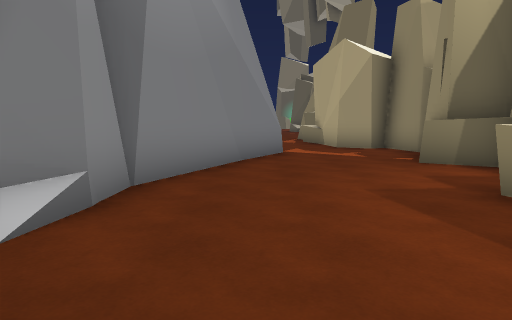
View 1 (above)

22 first-person views from a walk through a 3-D level made in the Unity game engine. The camera is 1.5 m above the floor, tilts 6° down and sees 70° across. The floor is counted in squares, 2 m on a side. Each view is taken from the middle of a square. On the plan, view 1 faces up. The plan holds only what a view shows up to about 11 squares ahead; the rest is blank. The place goes on beyond the plan.

View 2
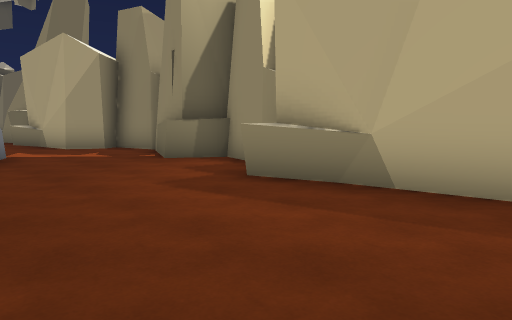

View 3
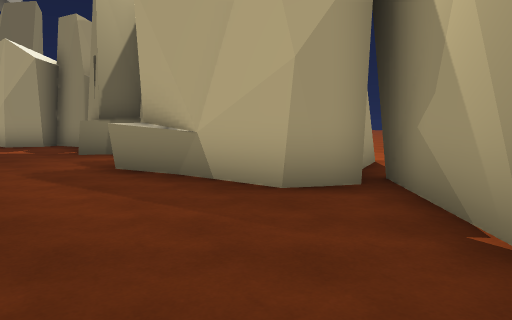

View 4
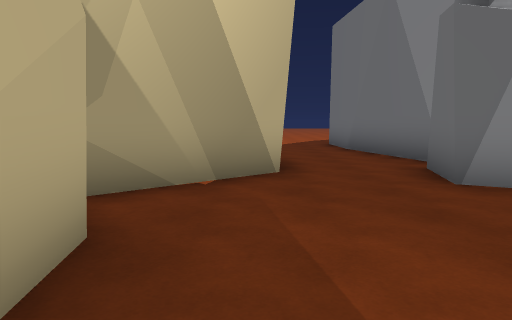

View 5
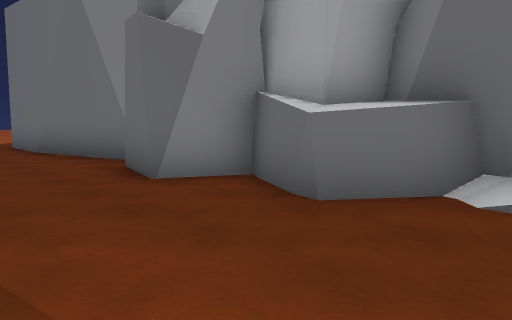

View 6
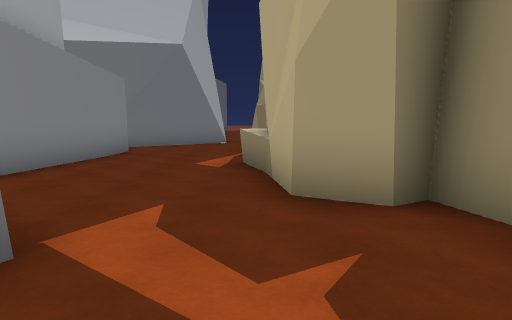

View 7
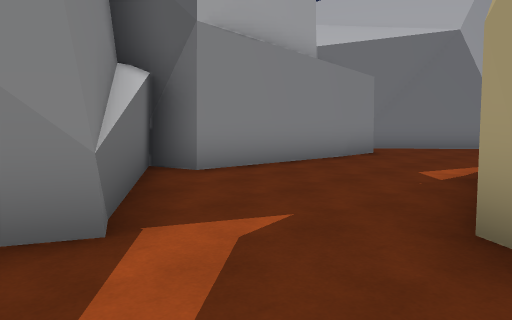

View 8
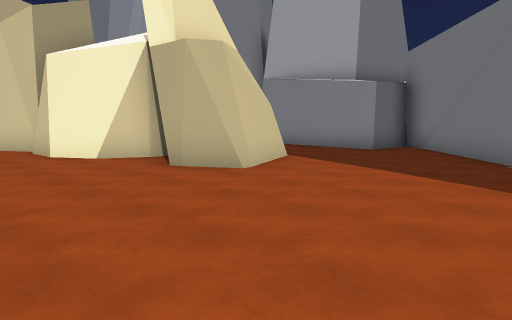

View 9
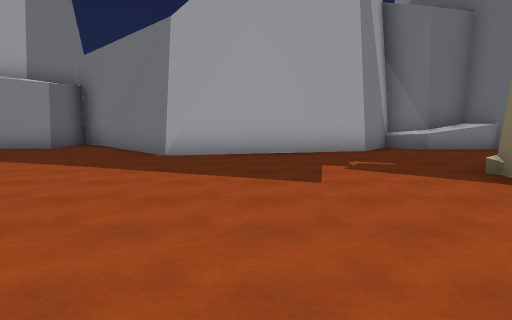

View 10
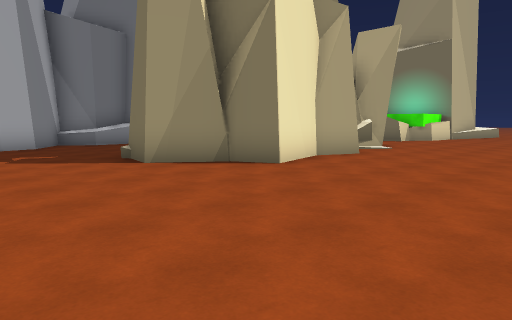

View 11
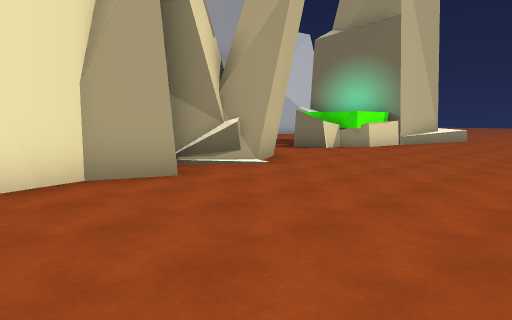

View 12
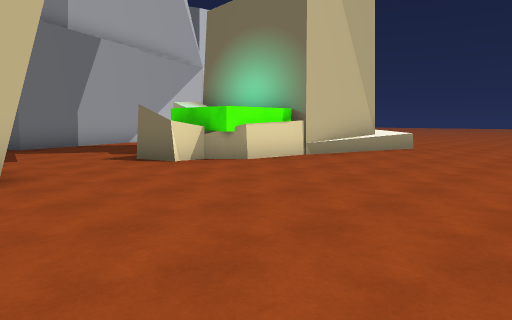

View 13
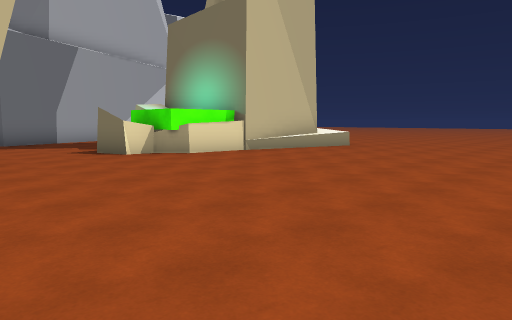

View 14
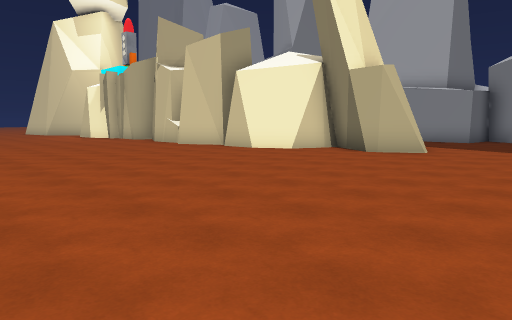

View 15
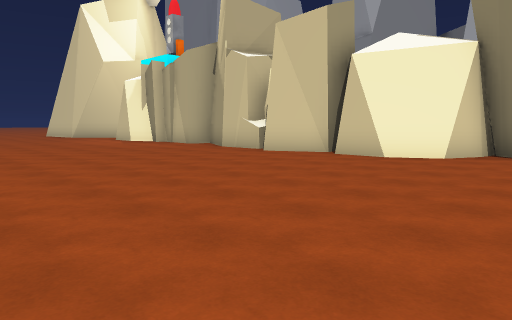

View 16
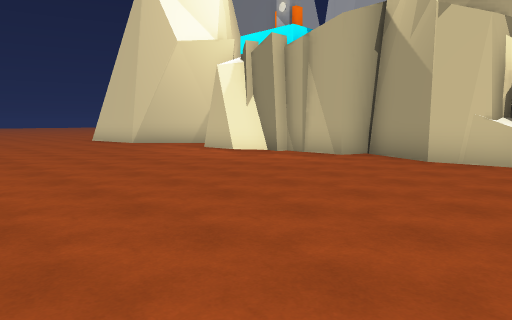

View 17
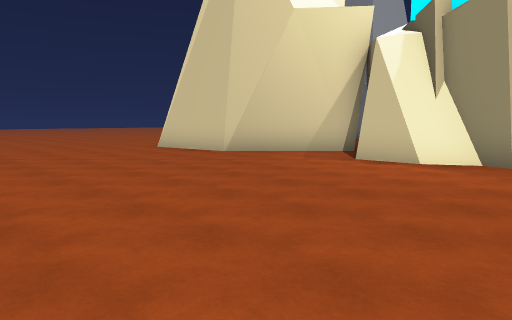

View 18
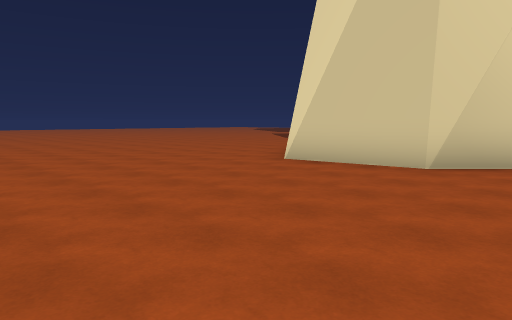

View 19
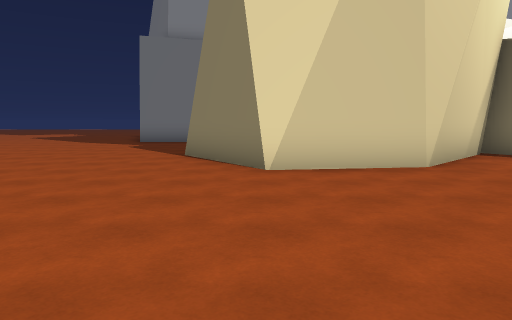

View 20
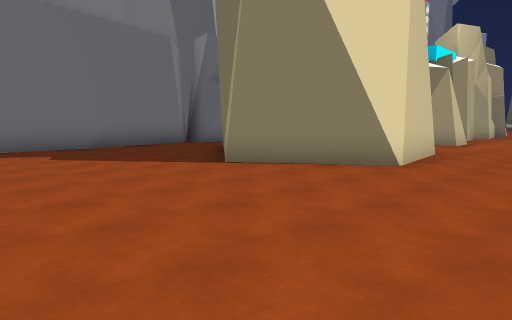

View 21
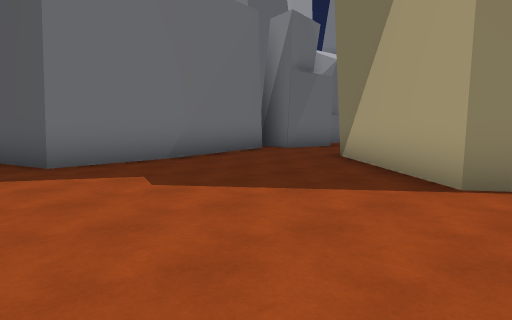

View 22
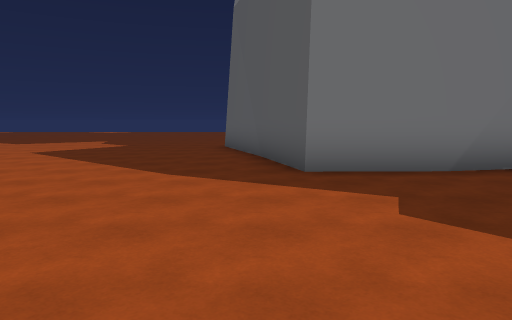

### Floor plan
Key: @ floor where view 1 was taken; # wall or solid block; x gap in a wall; . main floor; : floor 0.25 m higher than the main floor; ^ raised ledge; R rock.
Columns run from 6 left of view 1 to 13 right of it. Each row starts with its distance up from view 1.
 38            ##......
 37        ..####......
 36      #....RR.......
 35      #..............
 34      #..............
 33          ..#........
 32            ##.......
 31            ##....
 30             #.....
 29      #      #.....
 28     #^.     #.....
 27     #^...  ##.....
 26     #.....##.....
 25     ##............
 24      ##...........
 23       #...........
 22       #...........
 21       #........
 20      ##........ ....
 19     ##..............
 18    ##...............
 17    #................
 16    ##....##.........
 15     #...###.........
 14     #....##.........
 13     #...####........
 12    ##....###.......
 11    #.....###.......
 10    ###....##........
  9      ##...###.......
  8      ##...##R.......
  7      #...R##........
  6     ##....R#.......
  5     #.....##........
  4     #.....R ........
  3    ##....#RR#.......
  2    #:....#R##.......
  1    ###...###.......
  0     #.@...##........
 -1     ##....###.......
 -2      #..### ##......
 -3      R..#    #......
 -4      #..##   #.....
 -5      #...#####......
 -6      #....##.......
 -7      #.............
 -8      #.............
 -9    ###............
-10  ###..............
-11 x.................

Where each view was taken, in squares from view 1:
view 1: 0 up, 0 right, facing up
view 2: 0 up, 1 left, facing up-right
view 3: 2 down, 0 right, facing up-right
view 4: 3 up, 2 right, facing down
view 5: 3 up, 2 right, facing down-left
view 6: 7 up, 2 right, facing up
view 7: 8 up, 3 right, facing up-left
view 8: 21 up, 8 right, facing down-left
view 9: 22 up, 9 right, facing left
view 10: 22 up, 11 right, facing up-left
view 11: 27 up, 11 right, facing up-left
view 12: 32 up, 11 right, facing up-left
view 13: 32 up, 13 right, facing up-left
view 14: 20 up, 13 right, facing down-left
view 15: 16 up, 13 right, facing down-left
view 16: 10 up, 13 right, facing down-left
view 17: 5 up, 13 right, facing down-left
view 18: 0 up, 13 right, facing down-left
view 19: 5 down, 13 right, facing left
view 20: 11 down, 10 right, facing up-left
view 21: 11 down, 6 right, facing up-left
view 22: 10 down, 5 right, facing left
